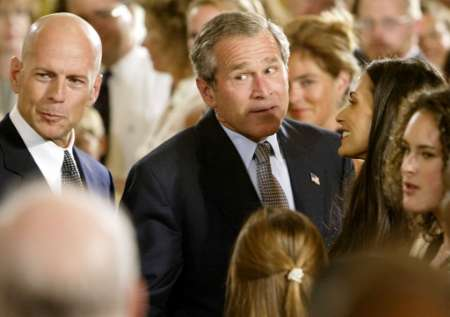
#> input picture detecteur_de_visages/test1.jpg, 450 x 317 px
$ jupyter execute face.ipynb
#> lines starting #> are read from the running program, lines starting #| are printed output that depends on the picture; after the words box and inside, x2 and y2 are one past the last pixel; in counts of white or black regions, pixels touching at a corner belong together
[cell 1]
import cv2
from matplotlib import pyplot as plt

# Load the cascade
face_cascade = cv2.CascadeClassifier('face_detector.xml')

# Read the input image
img = cv2.imread('test1.jpg', 0)
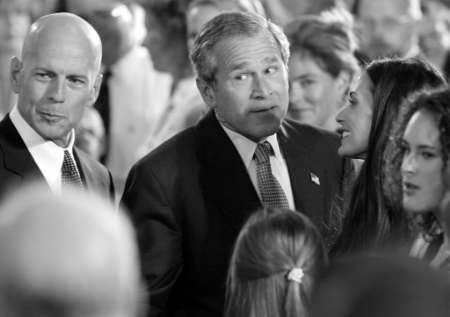
#> img: shape (317, 450); min 0, max 255, mean 103.9

# Detect faces
faces = face_cascade.detectMultiScale(img, 1.1, 4)
#> faces = [[19, 47, 80, 80], [370, 123, 77, 77], [214, 38, 87, 87]]

# Draw rectangle around the faces
for (x, y, w, h) in faces:
    cv2.rectangle(img, (x,y), (x+w, y+h), (255, 128, 0), 2)
#> this loop made 3 passes
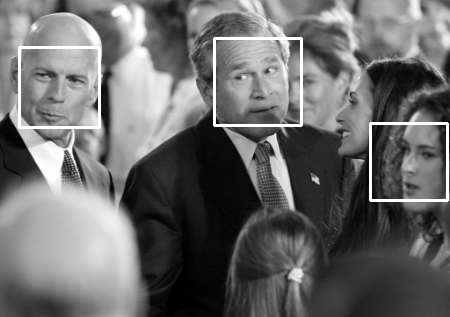
#> img: shape (317, 450); 2.04% of pixels changed, all inside (x1, y1, x2, y2) = (18, 37, 449, 202)

# Export the result
cv2.imwrite("face_detected.png", img)


plt.imshow(img)
plt.show()

$ run again, with detecteur_de_visages/test2.jpg copied over detecteur_de_visages/test1.jpg
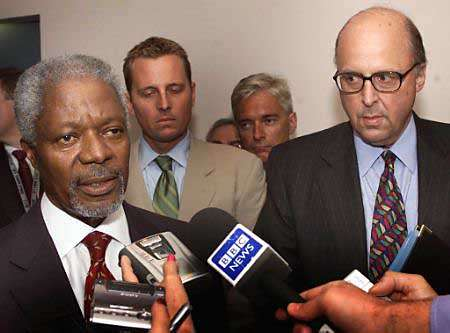
#> input picture detecteur_de_visages/test2.jpg, 450 x 333 px
#> `img = cv2.imread('test1.jpg', 0)`:
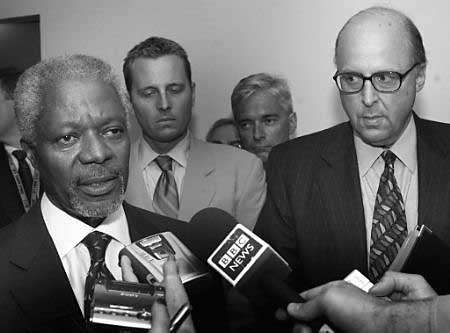
#> img: shape (333, 450); min 0, max 255, mean 103.4
#> faces = [[231, 100, 55, 55], [128, 65, 69, 69], [323, 46, 96, 96], [38, 91, 108, 108]]
#> the loop `for (x, y, w, h) in faces:` made 4 passes
#> after the loop `for (x, y, w, h) in faces:`:
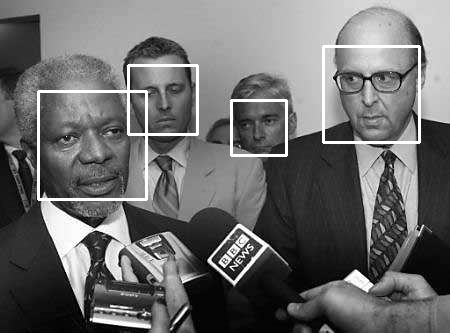
#> img: shape (333, 450); 2.6% of pixels changed, all inside (x1, y1, x2, y2) = (37, 45, 421, 201)

$ run again, with detecteur_de_visages/test3.jpg copied over detecteur_de_visages/test1.jpg
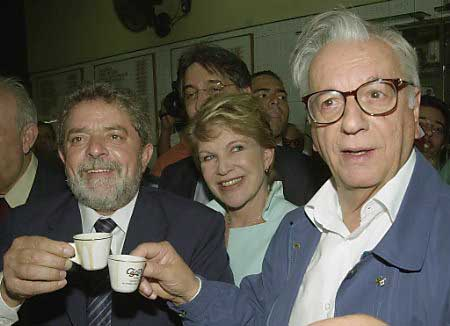
#> input picture detecteur_de_visages/test3.jpg, 450 x 326 px
#> `img = cv2.imread('test1.jpg', 0)`:
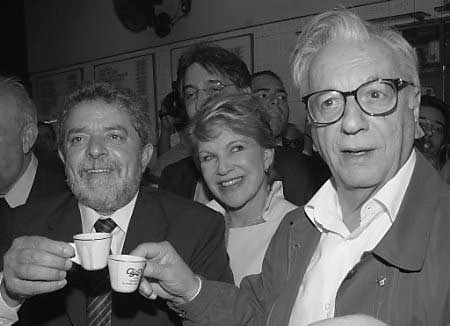
#> img: shape (326, 450); min 0, max 255, mean 89.3
#> faces = [[190, 130, 64, 64], [51, 101, 95, 95], [289, 45, 138, 138]]
#> the loop `for (x, y, w, h) in faces:` made 3 passes
#> after the loop `for (x, y, w, h) in faces:`:
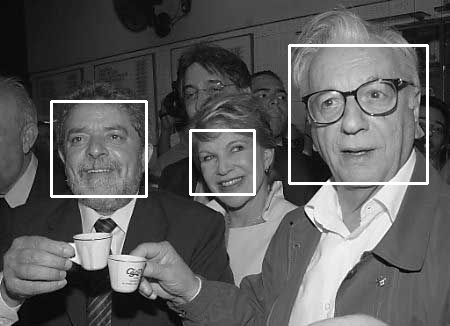
#> img: shape (326, 450); 2.42% of pixels changed, all inside (x1, y1, x2, y2) = (50, 44, 429, 198)

$ run again, with detecteur_de_visages/res_face2.jpg copied over detecteur_de_visages/test1.jpg
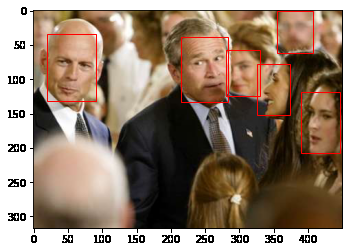
#> input picture detecteur_de_visages/res_face2.jpg, 349 x 252 px
#> `img = cv2.imread('test1.jpg', 0)`:
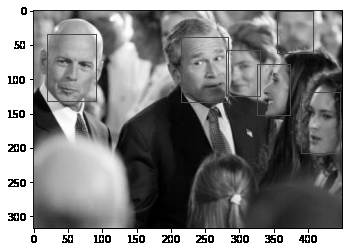
#> img: shape (252, 349); min 0, max 255, mean 132
#> faces = [[45, 41, 57, 57], [181, 37, 58, 58], [286, 93, 59, 59]]
#> the loop `for (x, y, w, h) in faces:` made 3 passes
#> (x, y) on passes 1 to 3: (45, 41), (181, 37), (286, 93)
#> after the loop `for (x, y, w, h) in faces:`:
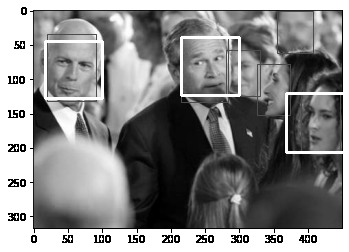
#> img: shape (252, 349); 2.14% of pixels changed, all inside (x1, y1, x2, y2) = (44, 36, 343, 154)
